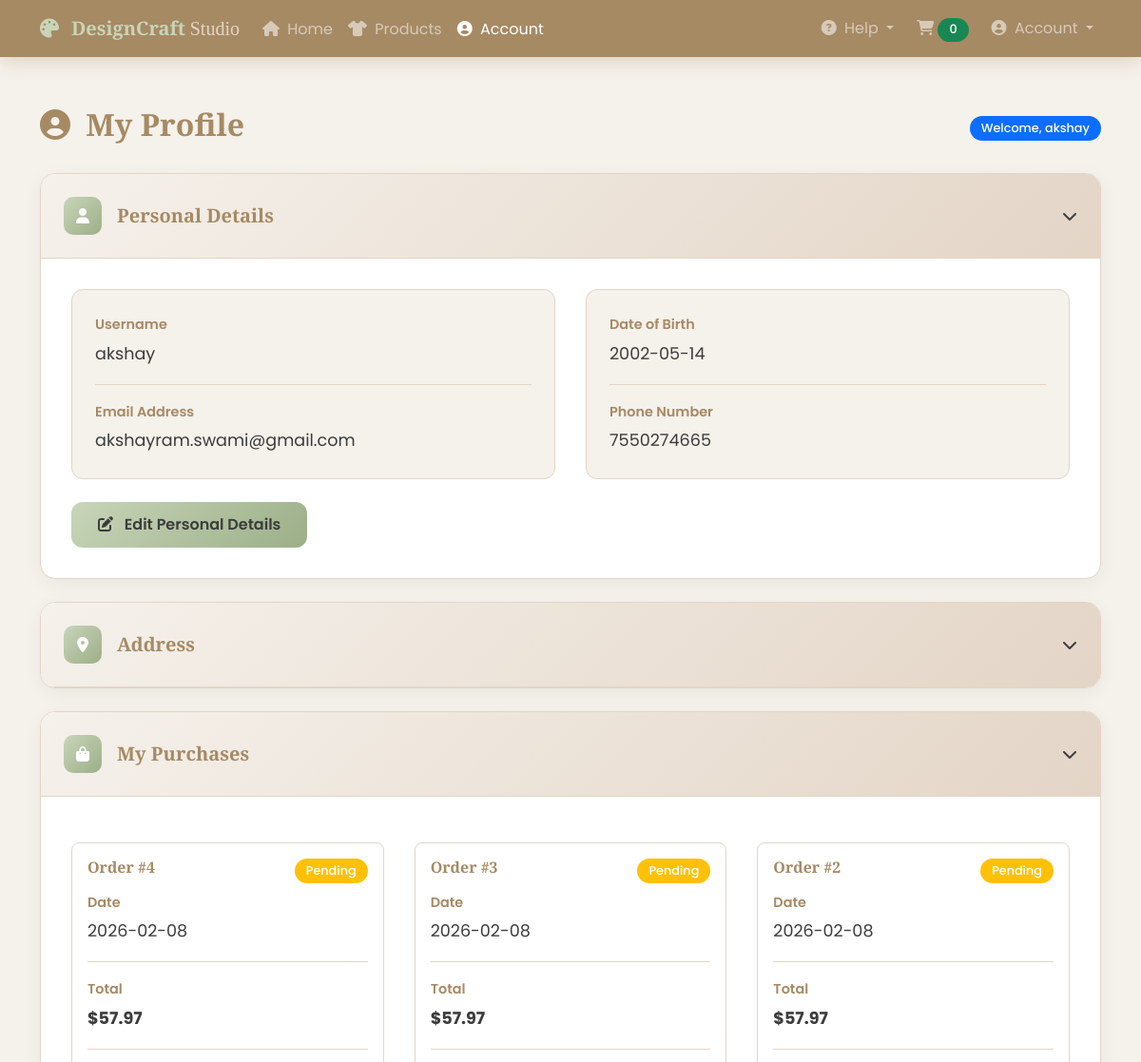
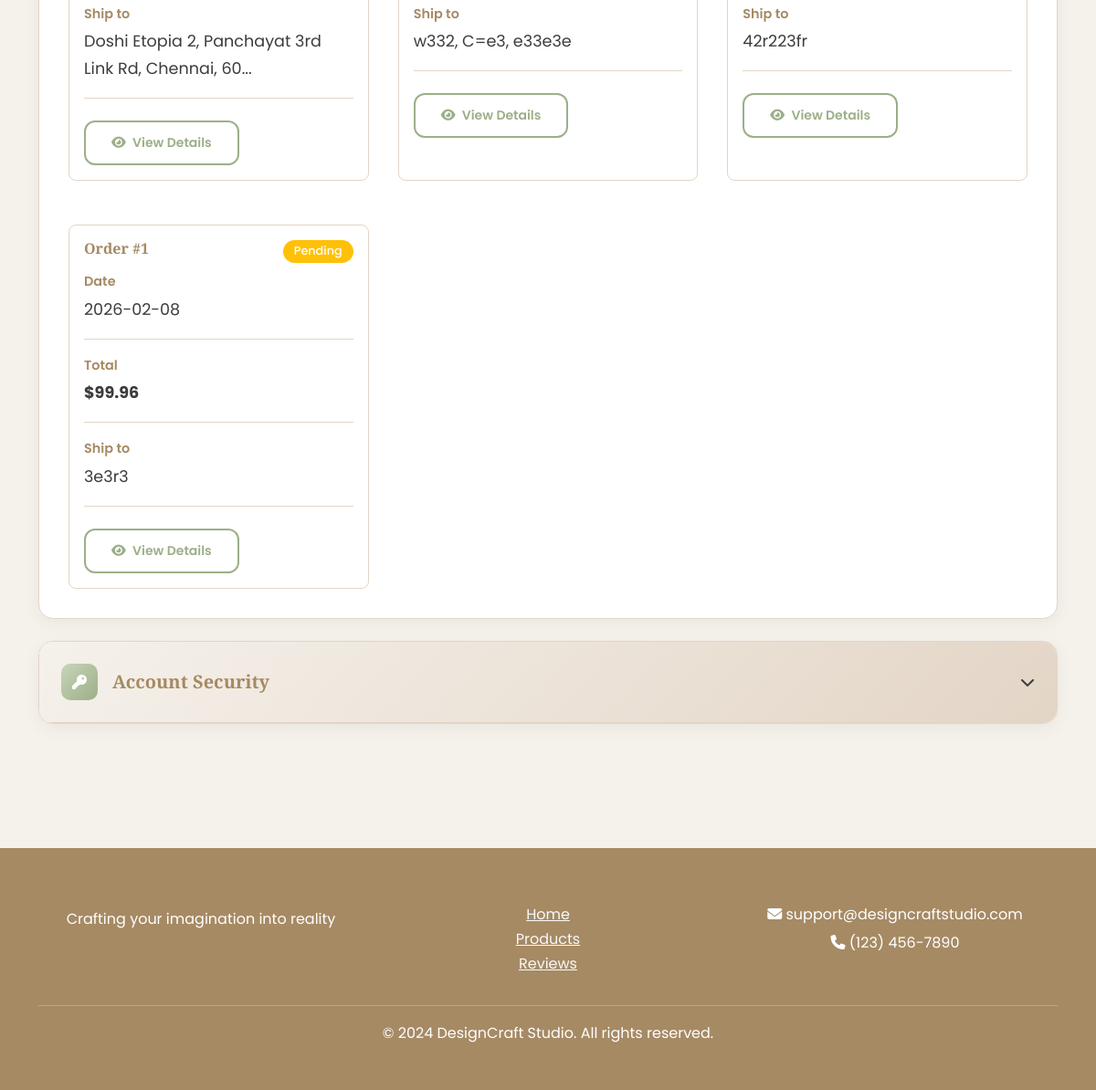
Page /profile (signed in) on the committed database (2 pictures, top to bottom).
### tables this page shows
CREATE TABLE users (
                user_id INTEGER PRIMARY KEY AUTOINCREMENT,
                username TEXT UNIQUE NOT NULL,
                email TEXT UNIQUE NOT NULL,
                password_hash BLOB NOT NULL,
                first_name TEXT NOT NULL,
                last_name TEXT NOT NULL,
                date_of_birth TEXT,
                phone TEXT,
                address TEXT,
                role TEXT DEFAULT 'customer',
                profile_image TEXT,
                is_active INTEGER DEFAULT 1,
                created_at TIMESTAMP DEFAULT CURRENT_TIMESTAMP,
                last_login TIMESTAMP
            );

CREATE TABLE orders (
                order_id INTEGER PRIMARY KEY AUTOINCREMENT,
                user_id INTEGER NOT NULL,
                full_name TEXT NOT NULL,
                card_last_four TEXT,
                delivery_option TEXT NOT NULL,
                shipping_address TEXT NOT NULL,
                total REAL NOT NULL,
                status TEXT DEFAULT 'pending',
                created_at TIMESTAMP DEFAULT CURRENT_TIMESTAMP,
                FOREIGN KEY (user_id) REFERENCES users(user_id)
            );

### app.py (the view)
@app.route('/profile')
@login_required
def profile():
    if session.get('role') == 'admin':
        return redirect(url_for('admin.dashboard'))
    user_data = db_helper.get_user_by_id(session['user_id'])
    if not user_data:
        flash('User not found. Please login again.', 'danger')
        session.clear()
        return redirect(url_for('login'))
    sessions = db_helper.get_user_sessions(session['user_id'])
    orders = []
    try:
        conn = sqlite3.connect('custom_design.db')
        cursor = conn.cursor()
        cursor.execute('''
            SELECT order_id, full_name, total, shipping_address, created_at, status
            FROM orders
            WHERE user_id = ?
            ORDER BY created_at DESC
        ''', (session['user_id'],))
        orders = cursor.fetchall()
        conn.close()
    except sqlite3.OperationalError:
        pass
    return render_template('profile.html',
                          user_data=user_data,
                          user=user_data,
                          sessions=sessions,
                          session_id=session.get('session_id'),
                          orders=orders)

### app.py (called while the page is built)
@app.context_processor
def inject_csrf_token():
    from flask_wtf.csrf import generate_csrf
    return dict(csrf_token=lambda: generate_csrf())

def login_required(f):
    @wraps(f)
    def decorated_function(*args, **kwargs):
        if 'user_id' not in session:
            flash('Please log in to access this page.', 'warning')
            return redirect(url_for('login'))
        return f(*args, **kwargs)
    return decorated_function

### database.py (called while the page is built)
    def get_user_by_id(self, user_id):
        conn = sqlite3.connect(self.db_name)
        cursor = conn.cursor()
        cursor.execute('''
            SELECT user_id, username, email, first_name, last_name,
                   date_of_birth, phone, address, role, profile_image
            FROM users WHERE user_id = ?
        ''', (user_id,))
        user = cursor.fetchone()
        conn.close()
        return user

    def get_user_sessions(self, user_id):
        conn = sqlite3.connect(self.db_name)
        cursor = conn.cursor()
        cursor.execute('''
            SELECT session_id, login_time, last_activity, ip_address, user_agent
            FROM user_sessions WHERE user_id = ? ORDER BY last_activity DESC
        ''', (user_id,))
        sessions = cursor.fetchall()
        conn.close()
        return sessions

### templates/profile.html (shortened to what this page needs)
{% extends "base.html" %}
{% block content %}
<div class="profile-container">
    <div class="d-flex justify-content-between align-items-center mb-4">
        <h2><i class="fas fa-user-circle me-2"></i> My Profile</h2>
        <span class="badge bg-primary">Welcome, {{ session.username }}</span>
    </div>
    <div class="profile-section">
        <div class="section-header" data-bs-toggle="collapse" data-bs-target="#personalDetails">
            <div class="d-flex align-items-center">
                <div class="section-icon">
                    <i class="fas fa-user"></i>
                </div>
                <h5>Personal Details</h5>
            </div>
            <i class="fas fa-chevron-down arrow-icon"></i>
        </div>
        <div class="collapse show" id="personalDetails">
            <div class="section-content">
                <div class="info-grid">
                    <div class="info-card">
                        <div class="info-item">
                            <div class="info-label">Username</div>
                            <div class="info-value">{{ user_data[1] if user_data[1] else 'Not set' }}</div>
                        </div>
                        <div class="info-item">
                            <div class="info-label">Email Address</div>
                            <div class="info-value">{{ user_data[2] if user_data[2] else 'Not set' }}</div>
                        </div>
                    </div>
                    <div class="info-card">
                        <div class="info-item">
                            <div class="info-label">Date of Birth</div>
                            <div class="info-value">{{ user_data[5] if user_data[5] else 'Not provided' }}</div>
                        </div>
                        <div class="info-item">
                            <div class="info-label">Phone Number</div>
                            <div class="info-value">{{ user_data[6] if user_data[6] else 'Not provided' }}</div>
                        </div>
                    </div>
                </div>
                <div class="edit-btn">
                    <a href="{{ url_for('edit_profile') }}" class="btn btn-primary">
                        <i class="fas fa-edit me-2"></i> Edit Personal Details
                    </a>
                </div>
            </div>
        </div>
    </div>
    <div class="profile-section">
        <div class="section-header" data-bs-toggle="collapse" data-bs-target="#addressSection">
            <div class="d-flex align-items-center">
                <div class="section-icon">
                    <i class="fas fa-map-marker-alt"></i>
                </div>
                <h5>Address</h5>
            </div>
            <i class="fas fa-chevron-down arrow-icon"></i>
        </div>
    </div>
    <div class="profile-section">
        <div class="section-header" data-bs-toggle="collapse" data-bs-target="#purchasesSection">
            <div class="d-flex align-items-center">
                <div class="section-icon">
                    <i class="fas fa-shopping-bag"></i>
                </div>
                <h5>My Purchases</h5>
            </div>
            <i class="fas fa-chevron-down arrow-icon"></i>
        </div>
        <div class="collapse show" id="purchasesSection">
            <div class="section-content">
                {% if orders %}
                <div class="purchase-columns">
                    {% for order in orders %}
                    <div class="purchase-item">
                        <div class="d-flex justify-content-between align-items-start mb-2">
                            <h6 class="mb-0">Order #{{ order[0] }}</h6>
                            <span class="badge bg-{% if order[5] == 'pending' %}warning{% else %}success{% endif %}">{{ order[5]|title }}</span>
                        </div>
                        <div class="info-item">
                            <div class="info-label">Date</div>
                            <div class="info-value">{{ order[4][:10] if order[4] else 'N/A' }}</div>
                        </div>
                        <div class="info-item">
                            <div class="info-label">Total</div>
                            <div class="info-value fw-bold">${{ "%.2f"|format(order[2]) }}</div>
                        </div>
                        <div class="info-item">
                            <div class="info-label">Ship to</div>
                            <div class="info-value">{{ order[3][:50] if order[3] else '' }}{% if order[3] and order[3]|length > 50 %}...{% endif %}</div>
                        </div>
                        <a href="{{ url_for('order_confirmation', order_id=order[0]) }}" class="btn btn-sm btn-outline-primary mt-2">
                            <i class="fas fa-eye me-1"></i> View Details
                        </a>
                    </div>
                    {% endfor %}
                </div>
                {% endif %}
            </div>
        </div>
    </div>
    <div class="profile-section">
        <div class="section-header" data-bs-toggle="collapse" data-bs-target="#passwordSection">
            <div class="d-flex align-items-center">
                <div class="section-icon">
                    <i class="fas fa-key"></i>
                </div>
                <h5>Account Security</h5>
            </div>
            <i class="fas fa-chevron-down arrow-icon"></i>
        </div>
    </div>
</div>
{% endblock %}

### templates/profile.html (style rules this page uses)
.profile-container { padding: 2rem 0; }
.profile-section { background: white; border-radius: 16px; border: 1px solid var(--wood-light); box-shadow: 0 5px 20px rgba(0, 0, 0, 0.05); margin-bottom: 1.5rem; overflow: hidden; }
.section-header { background: var(--gradient-natural); padding: 1.5rem; display: flex; justify-content: space-between; align-items: center; cursor: pointer; border-bottom: 1px solid var(--wood-light); transition: all 0.3s ease; }
.section-header h5 { margin: 0; color: var(--wood-dark); font-weight: 600; }
.section-icon { width: 40px; height: 40px; background: var(--gradient-sage); border-radius: 10px; display: flex; align-items: center; justify-content: center; margin-right: 1rem; color: white; }
.section-content { padding: 2rem; }
.info-grid { display: grid; grid-template-columns: repeat(auto-fit, minmax(300px, 1fr)); gap: 2rem; }
.info-card { background: var(--neutral-cream); border-radius: 12px; padding: 1.5rem; border: 1px solid var(--wood-light); }
.info-item { margin-bottom: 1rem; padding-bottom: 1rem; border-bottom: 1px solid var(--wood-light); }
.info-item:last-child { margin-bottom: 0; padding-bottom: 0; border-bottom: none; }
.info-label { font-weight: 600; color: var(--wood-dark); margin-bottom: 0.25rem; font-size: 0.9rem; }
.info-value { color: var(--neutral-dark); font-size: 1.1rem; }
.purchase-columns { display: grid; grid-template-columns: repeat(auto-fit, minmax(300px, 1fr)); gap: 2rem; margin-top: 1rem; }
.purchase-item { background: white; border-radius: 8px; padding: 1rem; margin-bottom: 1rem; border: 1px solid var(--wood-light); }
.purchase-item:last-child { margin-bottom: 0; }
.edit-btn { margin-top: 1.5rem; }
.arrow-icon { transition: transform 0.3s ease; }

### templates/base.html (style rules this page uses)
:root { --wood-light: #E3D5C6; --wood-medium: #D4B896; --wood-dark: #A68A64; --sage-green: #9CAF88; --sage-light: #C8D5B9; --sage-dark: #7A8F72; --neutral-cream: #F5F1EB; --neutral-dark: #3C3C3C; --neutral-light: #FAF7F2; --accent-brown: #8B7355; --gradient-wood: linear-gradient(135deg, #E3D5C6 0%, #D4B896 100%); --gradient-sage: linear-gradient(135deg, #C8D5B9 0%, #9CAF88 100%); --gradient-natural: linear-gradient(135deg, #F5F1EB 0%, #E3D5C6 100%); }
* { margin: 0; padding: 0; box-sizing: border-box; }
body { font-family: 'Poppins', -apple-system, BlinkMacSystemFont, 'Segoe UI', sans-serif; line-height: 1.7; color: var(--neutral-dark); background: var(--neutral-cream); min-height: 100vh; }
h1, h2, h3, h4, h5, h6 { font-family: 'Playfair Display', serif; font-weight: 600; color: var(--wood-dark); }
.btn-primary { background: var(--gradient-sage); border: none; padding: 0.75rem 1.75rem; font-weight: 600; border-radius: 12px; transition: all 0.3s ease; color: var(--neutral-dark); }
.btn-outline-primary { color: var(--sage-green); border: 2px solid var(--sage-green); background: transparent; padding: 0.75rem 1.75rem; font-weight: 600; border-radius: 12px; transition: all 0.3s ease; }
.badge { padding: 0.4rem 0.75rem; border-radius: 20px; font-weight: 500; font-size: 0.8rem; }

### rows in the picture
users: username "akshay", email "akshayram.swami@gmail.com", date_of_birth "2002-05-14", phone "7550274665"
orders: order_id "4", status "Pending", created_at "2026-02-08", total "57.97", shipping_address "Doshi Etopia 2, Panchayat 3rd Link Rd, Chennai, 60"
orders: order_id "3", status "Pending", created_at "2026-02-08", total "57.97", shipping_address "w332, C=e3, e33e3e"
orders: order_id "2", status "Pending", created_at "2026-02-08", total "57.97", shipping_address "42r223fr"
orders: order_id "1", status "Pending", created_at "2026-02-08", total "99.96", shipping_address "3e3r3"

### other values in the picture
{{ session.username }} "akshay"
